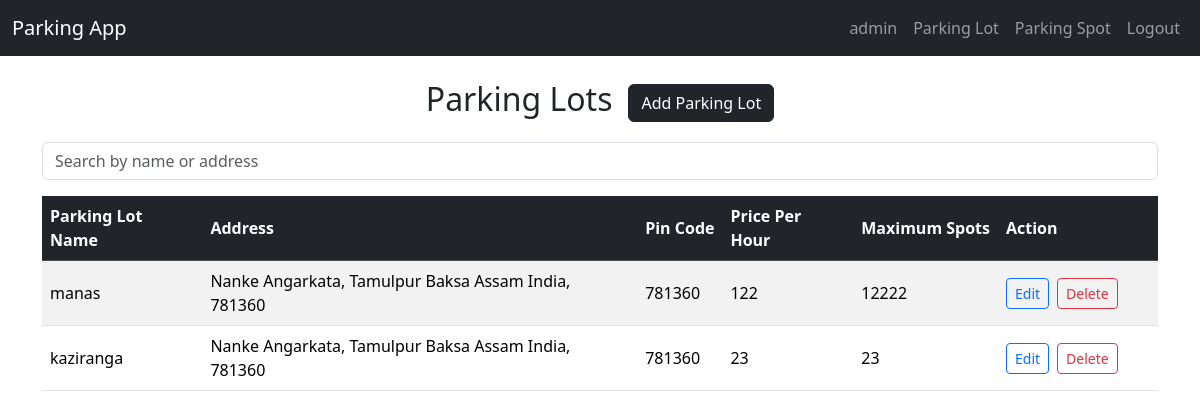
Before: /parking_lots (signed in) with the older database file.
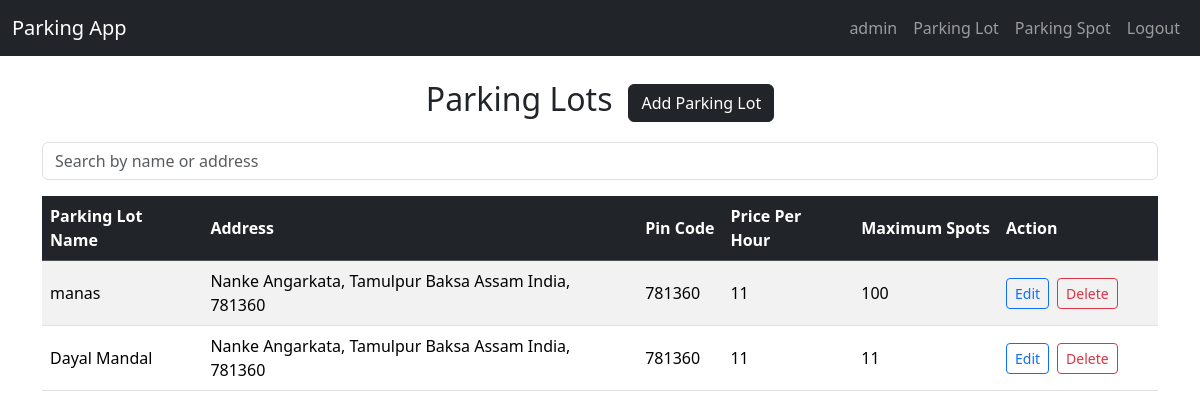
After: the same page with the newer database file.
### models.py (models this page shows, shortened)
class User(db.Model, UserMixin):
    id = db.Column(db.Integer, primary_key=True, autoincrement=True)
    name = db.Column(db.String(120), unique=True, nullable=False)
    email = db.Column(db.String(120), unique=True, nullable=False)
    password = db.Column(db.String(120), nullable=False)
    admin = db.Column(db.Boolean,default=False)

class ParkingLot(db.Model):
    id = db.Column(db.Integer, primary_key=True, autoincrement=True)
    name = db.Column(db.String(120), nullable=False)
    address = db.Column(db.String(255), nullable=False)
    pin_code = db.Column(db.String(10), nullable=True)
    price_per_hour = db.Column(db.Integer, nullable=True)
    maximum_spots = db.Column(db.Integer, nullable=True)
    parking_spots = db.relationship('ParkingSpot', backref='parking_lot', cascade='all, delete-orphan')
    parked_histories = db.relationship('ParkedHistory', backref='parking_lot', cascade='all, delete-orphan')

### app.py (the view)
@app.route('/parking_lots')
@login_required
def list_parking_lots():
    query = request.args.get('search',"")
    if query:
        parking_lots = ParkingLot.query.filter(ParkingLot.name.ilike(f"%{query}%")).all()
    else:
        parking_lots = ParkingLot.query.all()
    return render_template('parking_lots/list.html',parking_lots=parking_lots)

### app.py (called while the page is built)
@login_manager.user_loader
def load_user(user_id):
    return User.query.get_or_404(int(user_id))

### templates/parking_lots/list.html (shortened to what this page needs)
{% extends 'base.html' %}
{% block content %}
<div class="d-flex justify-content-center align-items-center mb-3">
    <h2>Parking Lots</h2>
    {% if current_user.admin %}
    <a href="{{url_for('create_parking_lot')}}" class="btn btn-dark ms-3">Add Parking Lot</a>
    {% endif %}
</div>
<form method="GET" class = "mb-3">
    <input type="text" name="search" class="form-control" placeholder="Search by name or address" value="{{query}}"/>
</form>
<div class="table-responsive">
    <table class="table table-striped align-middle">
        <thead class="table-dark">
            <tr>
                <th scope="col">Parking Lot Name</th>
                <th scope="col">Address</th>
                <th scope="col">Pin Code</th>
                <th scope="col">Price Per Hour</th>
                <th scope="col">Maximum Spots</th>
                {% if current_user.admin %}
                <th scope="col" style="width: 160px">Action</th>
                {% endif %}
            </tr>
        </thead>
        <tbody>
            {% for parking_lot in parking_lots %}
            <tr>
                <td>{{parking_lot.name}}</td>
                <td>{{parking_lot.address}}</td>
                <td>{{parking_lot.pin_code}}</td>
                <td>{{parking_lot.price_per_hour}}</td>
                <td>{{parking_lot.maximum_spots}}</td>
                {% if current_user.admin %}
                <td>
                    <div class="d-flex gap-2">
                        <a href="{{url_for('edit_parking_lot', parking_lot_id = parking_lot.id)}}"
                            class="btn btn-sm btn-outline-primary">Edit</a>
                        <form method="POST" action="{{url_for('delete_parking_lot', parking_lot_id = parking_lot.id)}}"
                            onsubmit="return confirm('Are you sure you want to delete this parking lot?')">
                            <button type="submit" class="btn btn-sm btn-outline-danger">Delete</button>
                        </form>
                    </div>
                </td>
                {% endif %}
            </tr>
            {% endfor %}
        </tbody>
    </table>
</div>
</div>
{% endblock %}

### templates/base.html (shortened to what this page needs)
<!DOCTYPE html>
<html lang="en">
<head>
    <link rel = "stylesheet" href = "{{ url_for('static', filename = 'css/styles.css') }}">
    <link href="https://cdn.jsdelivr.net/npm/bootstrap@5.3.6/dist/css/bootstrap.min.css" rel="stylesheet">
</head>
<body>
   <nav class = "navbar navbar-expand-lg navbar-dark bg-dark mb-4">
        <div class="container-fluid">
            <a class="navbar-brand" href = "{{ url_for('home') }}">Parking App</a>
            <div class="collapse navbar-collapse" >
                <ul class="navbar-nav ms-auto">
                {% if current_user.is_authenticated %}
                <li class="nav-item">
                    <a class="nav-link" href = "#">{{ current_user.name}}</a>
                </li>
                <li class="nav-item">
                    <a class="nav-link" href = "{{ url_for('list_parking_lots') }}">Parking Lot</a>
                </li>
                <li class="nav-item">
                    <a class="nav-link" href = "{{ url_for('list_parking_spots') }}">Parking Spot</a>
                </li>
                <li class="nav-item">
                    <a class="nav-link" href = "{{ url_for('logout') }}">Logout</a>
                </li>
                {% endif %}
                </ul>
            </div>
        </div>
    </nav>
    <div class="container">
        {% block content %}{% endblock %}
</body>
</html>

### static/css/styles.css (style rules this page uses)
body { background-color: rgba(219, 244, 182, 0.956); }
.table th { vertical-align: middle; }
.btn { border-radius: 0.5rem; }

Changed rows visible on the page:
changed ParkingLot "manas": price_per_hour "122" → "11"; maximum_spots "12222" → "100"
changed ParkingLot: name "kaziranga" → "Dayal Mandal"; price_per_hour "23" → "11"; maximum_spots "23" → "11"
